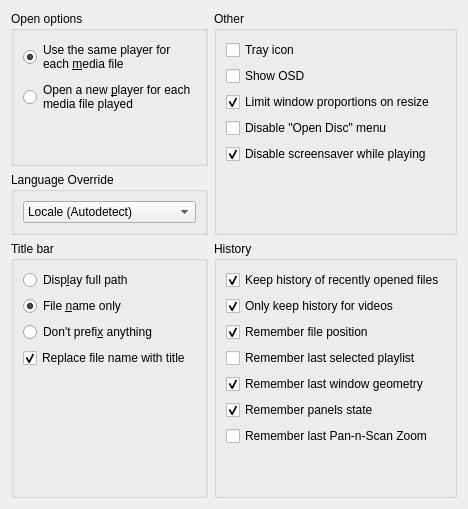
         <widget class="QWidget" name="playerPage">
          <layout class="QGridLayout" name="playerPageLayout">
           <item row="2" column="1">
            <widget class="QGroupBox" name="playerHistoryBox">
             <property name="title">
              <string>History</string>
             </property>
             <layout class="QVBoxLayout" name="playerHistoryBoxLayout">
              <item>
               <widget class="QCheckBox" name="playerKeepHistory">
                <property name="text">
                 <string>Keep history of recently opened files</string>
                </property>
                <property name="checked">
                 <bool>true</bool>
                </property>
               </widget>
              </item>
              <item>
               <widget class="QCheckBox" name="playerKeepHistoryOnlyForVideos">
                <property name="text">
                 <string>Only keep history for videos</string>
                </property>
                <property name="checked">
                 <bool>true</bool>
                </property>
               </widget>
              </item>
              <item>
               <widget class="QCheckBox" name="playerRememberFilePosition">
                <property name="text">
                 <string>Remember file position</string>
                </property>
                <property name="checked">
                 <bool>true</bool>
                </property>
               </widget>
              </item>
              <item>
               <widget class="QCheckBox" name="playerRememberLastPlaylist">
                <property name="text">
                 <string>Remember last selected playlist</string>
                </property>
               </widget>
              </item>
              <item>
               <widget class="QCheckBox" name="playerRememberWindowGeometry">
                <property name="text">
                 <string>Remember last window geometry</string>
                </property>
                <property name="checked">
                 <bool>true</bool>
                </property>
               </widget>
              </item>
              <item>
               <widget class="QCheckBox" name="playerRememberPanels">
                <property name="text">
                 <string>Remember panels state</string>
                </property>
                <property name="checked">
                 <bool>true</bool>
                </property>
               </widget>
              </item>
              <item>
               <widget class="QCheckBox" name="playerRememberPanScanZoom">
                <property name="text">
                 <string>Remember last Pan-n-Scan Zoom</string>
                </property>
               </widget>
              </item>
              <item>
               <spacer name="playerHistorySpacer">
                <property name="orientation">
                 <enum>Qt::Orientation::Vertical</enum>
                </property>
                <property name="sizeHint" stdset="0">
                 <size>
                  <width>20</width>
                  <height>40</height>
                 </size>
                </property>
               </spacer>
              </item>
             </layout>
            </widget>
           </item>
           <item row="1" column="0">
            <widget class="QGroupBox" name="playerLanguageBox">
             <property name="title">
              <string>Language Override</string>
             </property>
             <property name="toolTip">
              <string>Requires restarting the application to apply changes</string>
             </property>
             <layout class="QVBoxLayout" name="verticalLayout_17">
              <item>
               <widget class="QComboBox" name="playerLanguageComboBox_v2">
                <property name="currentIndex">
                 <number>0</number>
                </property>
                <item>
                 <property name="text">
                  <string>Locale (Autodetect)</string>
                 </property>
                </item>
                <item>
                 <property name="text">
                  <string notr="true" extracomment="en - English">English</string>
                 </property>
                </item>
               </widget>
              </item>
             </layout>
            </widget>
           </item>
           <item row="2" column="0">
            <widget class="QGroupBox" name="playerTitleBox">
             <property name="title">
              <string>Title bar</string>
             </property>
             <layout class="QVBoxLayout" name="playerTitleBoxLayout">
              <item>
               <widget class="QRadioButton" name="playerTitleDisplayFullPath">
                <property name="text">
                 <string>Disp&amp;lay full path</string>
                </property>
               </widget>
              </item>
              <item>
               <widget class="QRadioButton" name="playerTitleFileNameOnly">
                <property name="text">
                 <string>File &amp;name only</string>
                </property>
                <property name="checked">
                 <bool>true</bool>
                </property>
               </widget>
              </item>
              <item>
               <widget class="QRadioButton" name="playerTitleDontPrefix">
                <property name="text">
                 <string>Don't prefi&amp;x anything</string>
                </property>
               </widget>
              </item>
              <item>
               <widget class="QCheckBox" name="playerTitleReplaceName">
                <property name="text">
                 <string>Replace file name with title</string>
                </property>
                <property name="checked">
                 <bool>true</bool>
                </property>
               </widget>
              </item>
              <item>
               <spacer name="playerTitleSpacer">
                <property name="orientation">
                 <enum>Qt::Orientation::Vertical</enum>
                </property>
                <property name="sizeHint" stdset="0">
                 <size>
                  <width>20</width>
                  <height>40</height>
                 </size>
                </property>
               </spacer>
              </item>
             </layout>
            </widget>
           </item>
           <item row="0" column="0">
            <widget class="QGroupBox" name="playerOpenBox">
             <property name="title">
              <string>Open options</string>
             </property>
             <layout class="QVBoxLayout" name="playerOpenBoxLayout">
              <item>
               <widget class="QRadioButton" name="playerOpenSame">
                <property name="text">
                 <string>Use the same player for
each &amp;media file</string>
                </property>
                <property name="checked">
                 <bool>true</bool>
                </property>
               </widget>
              </item>
              <item>
               <widget class="QRadioButton" name="playerOpenNew">
                <property name="text">
                 <string>Open a new &amp;player for each
media file played</string>
                </property>
               </widget>
              </item>
              <item>
               <spacer name="playerOpenSpacer">
                <property name="orientation">
                 <enum>Qt::Orientation::Vertical</enum>
                </property>
                <property name="sizeHint" stdset="0">
                 <size>
                  <width>20</width>
                  <height>40</height>
                 </size>
                </property>
               </spacer>
              </item>
             </layout>
            </widget>
           </item>
           <item row="0" column="1" rowspan="2">
            <widget class="QGroupBox" name="playerOtherBox">
             <property name="title">
              <string>Other</string>
             </property>
             <layout class="QVBoxLayout" name="playerOtherBoxLayout">
              <item>
               <widget class="QCheckBox" name="playerTrayIcon">
                <property name="text">
                 <string>Tray icon</string>
                </property>
               </widget>
              </item>
              <item>
               <widget class="QCheckBox" name="playerOSD">
                <property name="text">
                 <string>Show OSD</string>
                </property>
               </widget>
              </item>
              <item>
               <widget class="QCheckBox" name="playerLimitProportions">
                <property name="text">
                 <string>Limit window proportions on resize</string>
                </property>
                <property name="checked">
                 <bool>true</bool>
                </property>
               </widget>
              </item>
              <item>
               <widget class="QCheckBox" name="playerDisableOpenDisc">
                <property name="text">
                 <string>Disable &quot;Open Disc&quot; menu</string>
                </property>
               </widget>
              </item>
              <item>
               <widget class="QCheckBox" name="playerDisableScreensaver">
                <property name="text">
                 <string>Disable screensaver while playing</string>
                </property>
                <property name="checked">
                 <bool>true</bool>
                </property>
               </widget>
              </item>
              <item>
               <spacer name="playerOtherSpacer">
                <property name="orientation">
                 <enum>Qt::Orientation::Vertical</enum>
                </property>
                <property name="sizeHint" stdset="0">
                 <size>
                  <width>20</width>
                  <height>40</height>
                 </size>
                </property>
               </spacer>
              </item>
             </layout>
            </widget>
           </item>
          </layout>
         </widget>
